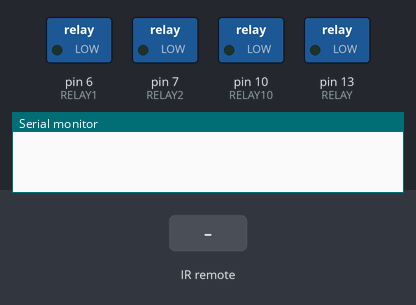
Bench run of a sketch on a simulated Arduino Uno, built with avr-gcc and run on an emulated ATmega328P. Shown: switched loads named in the sketch (green lamp = pin HIGH), the last lines printed to the serial monitor. The inputs (shaded band) are chosen by the test bench.

Above: at 1.2 s.
1.3 s: infrared code 0xB4E received
At 1.7 s:
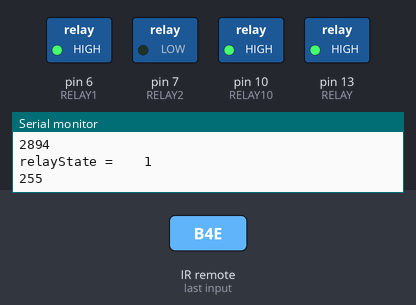
2.8 s: infrared code 0xC90 received
At 4.0 s:
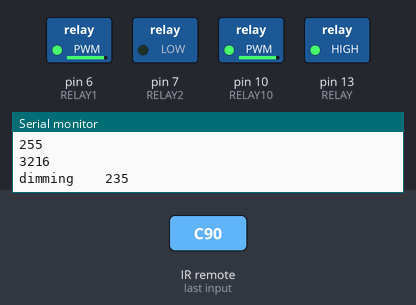
4.3 s: infrared code 0xA8B4E received
At 5.2 s:
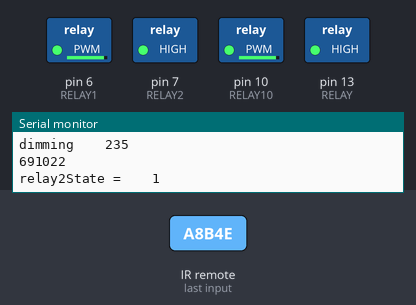
5.8 s: infrared code 0xB4E received
At 6.3 s:
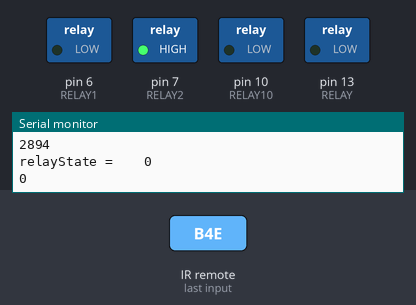
Timing chart, 0 to 8.3 s (numbered marks = the images above; inputs shaded):
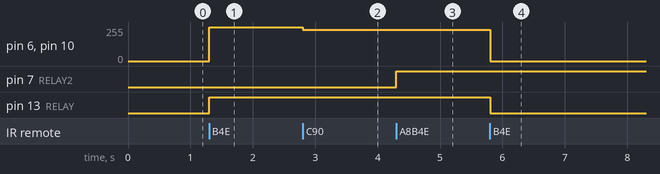

The sketch:

IRONOFF_2relays_mosfet_dim_saveState.ino
```cpp
#include <IRremote.h>
IRsend irsend;
int RECV_PIN = 2;
const int RELAY = 13;
const int RELAY10 = 10;
const int RELAY1 = 6;


const int RELAY2=7;
int relayState = 0;
int relay1State = 0;
IRrecv irrecv(RECV_PIN);
decode_results results;
int counter = 255;


long previousMillis = 0;
long interval = 500;


void setup()
{
  Serial.begin(9600);
  irrecv.enableIRIn(); // Start the receiver
  pinMode(RELAY, OUTPUT);
    pinMode(RELAY1, OUTPUT);
    pinMode(RELAY2, OUTPUT);
        pinMode(RELAY10, OUTPUT);
}

void loop() {


   if (Serial.read() != -1) {
    for (int i = 0; i < 3; i++) {
      irsend.sendSony(0xa90, 12); // Sony TV power code
      //delay(100);
    }
   }
  else  if (irrecv.decode(&results)) {
    Serial.println(results.value, DEC);


   unsigned long currentMillis = millis();


  if (currentMillis - previousMillis>interval){
   previousMillis = currentMillis;

 if(results.value==2894&&relayState==HIGH)

{  relayState=LOW;
counter=0;
  Serial.print("relayState =    ");
  Serial.println(relayState);
  Serial.println(counter);

      analogWrite(RELAY10, counter/4);
            //analogWrite(RELAY1, counter/4);
}
    else  if(results.value==2894&&relayState==LOW)
      {relayState=HIGH;
     //TRY THIS NEXT TIME relayState = relay1State;
      counter = 255;
        Serial.print("relayState =    ");

  Serial.println(relayState);
          Serial.println(counter);

      }
      else if

 (results.value==3216&&relayState==HIGH){

    counter = counter -20;

    if(counter<=0){
     counter =0;
    }
   Serial.print("dimming    ");
      Serial.println(counter);

  }
  else if(results.value==1168&&relayState==HIGH){
   counter=counter+20;

  if(counter>=255){
   counter = 255;
  }
   Serial.print("brightening!   ");
   Serial.println(counter);
  }

   analogWrite(RELAY10, counter);
    //  analogWrite(RELAY1, counter);


  }


  if(results.value==691022&&relay1State==HIGH){
   relay1State =LOW;
 Serial.print("relay2State =    ");
 Serial.println(relay1State);}
   else if(results.value==691022&&relay1State==LOW){
     relay1State=HIGH;
     Serial.print("relay2State =    ");
 Serial.println(relay1State);
   }


      digitalWrite(RELAY, relayState);
     analogWrite(RELAY1, counter);


  digitalWrite(RELAY2, relay1State);
    //analogWrite(RELAY10, 127);


    irrecv.resume(); // Receive the next value

  }


  }


//  fuse?
```

Measured:
- after the input at 1.3 s, pin 6 (RELAY1), pin 10 (RELAY10): 0/255 → 255/255 at once; pin 13 (RELAY): LOW → HIGH at once
- after the input at 2.8 s, pin 6 (RELAY1), pin 10 (RELAY10): 255/255 → 235/255 at once
- after the input at 4.3 s, pin 7 (RELAY2): LOW → HIGH at once
- after the input at 5.8 s, pin 6 (RELAY1), pin 10 (RELAY10): 235/255 → 0/255 at once; pin 13 (RELAY): HIGH → LOW at once
